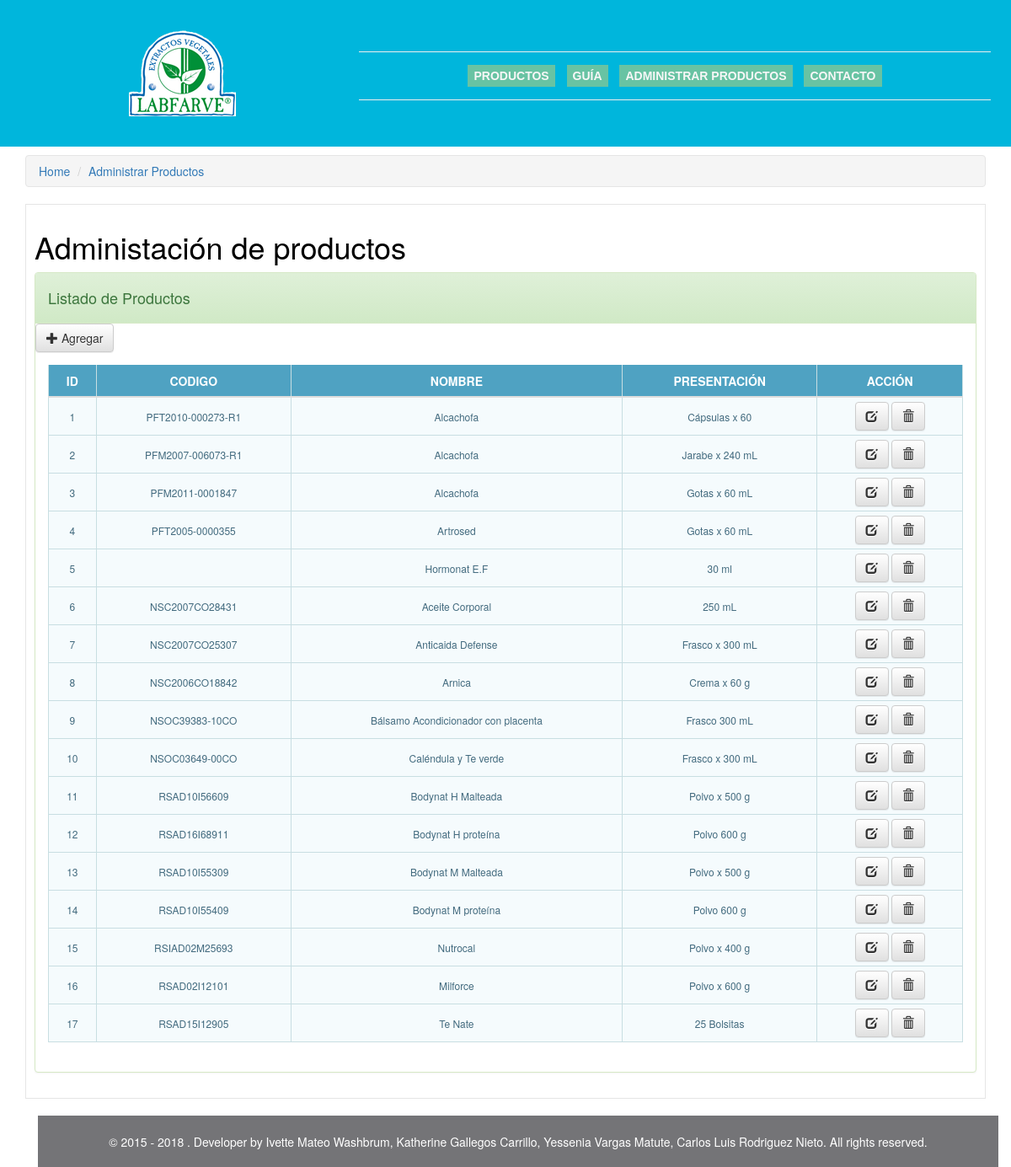
Screenshot of /pages/html/administrar_productos.php with the database file from the repository.
### tables this page shows
CREATE TABLE `product` (
  `id` int(11) NOT NULL,
  `id_product_type` int(11) DEFAULT NULL,
  `id_catalog` int(11) DEFAULT NULL,
  `name` varchar(250) NOT NULL,
  `description` varchar(500) DEFAULT NULL,
  `presentation` varchar(100) DEFAULT NULL,
  `code` varchar(150) DEFAULT NULL,
  `url_picture` varchar(250) DEFAULT NULL
);

### clases/producto.php (called while the page is built, shortened)
<?php
include_once("MY_Model.php");
include_once("MY_Entity.php");
class mProducto extends MY_Model
{
    protected $table = 'product';
    public function filter(filterProducto $filter, &$eProductos, &$eProductoTipos )
    {
        $eProductos = array();
        $select_producto = $this->buildSelectFields('p_', 'p', $this->table);
        $select_producto_type = (is_null($filter->id_product_type)) ? NULL :$this->buildSelectFields('pt_', 'pt', 'product_type');
        if (is_null($filter->id_product_type))
        {
            $select = $select_producto;
        }
        else
        {
            $select = ($select_producto.','.$select_producto_type);
        }
        $sql = "SELECT
                    ".($select)."
                FROM ".( $this->table )." AS p
                    ".(is_null($filter->id_product_type) ? "":" INNER JOIN product_type AS pt ON pt.id = p.id_product_type ")."
                    ".(is_null($filter->id_catalog) ? "":" INNER JOIN catalog AS c ON c.id = p.id_catalog ")."
                WHERE
                    1=1
                " .( is_null($filter->id_product_type) ? "":" AND p.id_product_type = $filter->id_product_type "). "
                " .( is_null($filter->id_catalog) ? "":" AND p.id_catalog = $filter->id_catalog "). "
                " .( is_null($filter->limit) || is_null($filter->offset) ? '' : " LIMIT ".( $filter->limit )." OFFSET ".( $filter->offset )." " ) . "
                ";
        $queryR = mysql_query($sql);
        while ($row = mysql_fetch_assoc($queryR))
        {
            $eProducto = new eProducto();
            $eProducto->parseRow($row,'p_');
            $eProductos[] = $eProducto;
        }
    }
}
class filterProducto extends MY_Entity_Filter
{
    public function __construct()
    {
        $this->id_product_type  = NULL;
        $this->id_catalog       = NULL;
    }
}

### clases/MY_Model.php (called while the page is built, shortened)
<?php
class MY_Model extends Conexion
{
    function buildSelectFields( $prefix, $alias='', $table='' )
    {
        $str = '';
        $fields = $this->list_fields( $table );
        foreach( $fields as $field )
        {
            $str .= ( empty($str)?'':',' ) . ( empty($alias) ? '' : ''.$alias.'.' ) . ''.$field.' AS '.( $prefix . $field ).'';
        }
        return $str;
    }
    function list_fields($table)
    {
        $field_names = array();
        $resultado = mysql_query("select * from $table");
        while ($field = mysql_fetch_field($resultado))
        {
                $field_names[] = $field->name;
        }
        return $field_names;
    }
}

### clases/MY_Entity.php (called while the page is built, shortened)
<?php
class MY_Entity_Filter
{
    public function __construct()
    {
        $this->limit = NULL;
    }
}

### pages/html/administrar_productos.php (the view, shortened to what this page needs)
<?php
require_once BASECLASS . 'producto.php';
require_once BASECLASS . 'producto_tipo.php';
$mProducto = new mProducto();
$filterProducto = new filterProducto();
$mProducto->filter($filterProducto, $eProductos, $eProductoTipos);
?>
<!DOCTYPE html>
<html lang="es">
    <head>
        <link rel="stylesheet" type="text/css" href="../../resources/bootstrap/3.3.7/css/bootstrap.min.css">
        <link rel="stylesheet" type="text/css" href="../../resources/bootstrap/3.3.7/css/bootstrap-theme.min.css" >
        <link rel="stylesheet" type="text/css" href="../../resources/css/style.css">
    </head>
    <body>
        <header class="cabecera">
            <div class="container">
                <div class="row header">
                    <div class="col-sm-4" id="headerlogo">
                        <a href="javascript:void(0);"><img src="../../resources/img/logo.png"></a>
                    </div>
                    <div class="col-sm-8" id="headertopmenu">
                        <nav class="menu">
                            <ul>
                                <li><a href="productos.php">Productos</a></li>
                                <li><a href="guia.php">Guía</a></li>
                                <li><a href="administrar_productos.php">Administrar Productos</a></li>
                                <li><a href="http://luis-rodriguez-ec.herokuapp.com/site/index" target="_blank">Contacto</a></li>
                            </ul>
                        </nav>
                    </div>
                </div>
            </div>
        </header>
        <nav class="text-left">
            <div class="container ">
                <div class="breadcrumb-line">
                    <ul class="breadcrumb">
                        <li><a href="javascript:void(0);">Home</a></li>
                        <li><a href="administrar_productos.php">Administrar Productos</a></li>
                    </ul>
                </div>
            </div>
        </nav>
        <div class="container">
            <div class="container-producto">
                <div class="row">
                    <div class="col-sm-12">
                        <h1>Administación de productos</h1>
                    </div>
                    <div class="col-sm-12">
                        <div class="panel panel-success">
                            <div class="panel-heading">
                                <h4>Listado de Productos</h4>
                            </div>
                            <div class="bs-example">
                                <a type="button" class="btn btn-default" href="javascript:void(0);" id="btnAgregar"><span class="glyphicon glyphicon-plus"></span> Agregar</a>
                            </div>
                            <div class="panel-body">
                                <div class="table-responsive">
                                    <table class="table table-condensed">
                                        <thead>
                                            <tr>
                                                <th>ID</th>
                                                <th>Codigo</th>
                                                <th>Nombre</th>
                                                <th>Presentación</th>
                                                <th>Acción</th>
                                            </tr>
                                        </thead>
                                        <tbody>
                                            <?php
                                            foreach ($eProductos as $eProducto) {
                                                ?>
                                                <tr>
                                                    <td class="text-center"><?php echo $eProducto->id ?></td>
                                                    <td class="text-center"><?php echo $eProducto->code ?></td>
                                                    <td class="text-center"><?php echo $eProducto->name ?></td>
                                                    <td class="text-center"><?php echo $eProducto->presentation ?></td>
                                                    <td class="text-center">
                                                        <a type="button" class="btn btn-default" href="editar_producto.php"><span class="glyphicon glyphicon-edit"></span></a>
                                                        <a type="button" class="btn btn-default"><span class="glyphicon glyphicon-trash"></span></a>
                                                    </td>
                                                </tr>
                                                <?php
                                            }
                                            ?>
                                        </tbody>
                                    </table>
                                </div>
                            </div>
                        </div>
                    </div>
                </div>
            </div>
            <div class="container">
                <footer class="pie">
                    © 2015 - 2018 . Developer by Ivette Mateo Washbrum, Katherine Gallegos Carrillo, Yessenia Vargas Matute, Carlos Luis Rodriguez Nieto. All rights reserved.
                </footer>
            </div>
        </div>
    </body>
</html>

### resources/css/style.css (style rules this page uses)
* { margin: 0px; padding: 0px; box-sizing: border-box; }
a, a > * { cursor: pointer; outline: medium none; text-decoration: none; }
body { text-align: center; color: #282828; }
table { width: 100%; border: 1px solid #000; border-collapse: separate; border-spacing: 0px; }
th, td { text-align: left; vertical-align: top; border: 1px solid #000; border-spacing: 0; border-collapse: collapse; padding: 0.3em; caption-side: bottom; }
table th { text-align: center; }
article, aside, details, figcaption, figure, footer, header, hgroup, main, menu, nav, section, summary { display: block; }
.cabecera { background: #00b6dc; border: 1px solid #00b6dc; padding: 20px; }
.header { height:120px; }
.header #headerlogo { padding: 15px; }
.header #headertopmenu { padding: 15px; float: right; margin-top:25px; }
.menu { border-bottom: 1px solid #eee; border-top: 1px solid #eee; padding: 5px 5px; }
.menu ul { margin-bottom: 10px; margin-top: 10px; }
.menu li { display: inline-block; list-style: none; padding: 5px; font: bold 14px verdana, sans-serif; text-transform: uppercase; color: #f7f7f7; }
.menu li > a { background: #68c3a3; padding: 5px 7px; outline: 0 none; color: #f7f7f7; }
.breadcrumb-line { margin:0; position:relative }
.breadcrumb { margin-top: 10px; margin-bottom: 10px; border:1px solid #e5e5e5; }
.container-producto { border: 1px solid #e5e5e5; padding: 10px; text-align: justify; color: #000; margin-top: 10px; }
.pie { clear: both; text-align: center; padding: 20px; margin-top: 20px; border-top: 1px solid #747477; background: #747477 none repeat scroll 0 0; color: #fff; }
table { font-size: 12px; width: 100%; text-align: center; border-collapse: collapse; border: 1px #4fa2c2 solid; }
tr { border: 1px #4fa2c2 solid; }
th { padding: 8px !important; background: #4fa2c2; border: 1px solid #c8dee2; color: #ffffff; text-align: center; text-transform: uppercase; font-size: 14px; font-weight: bold; vertical-align: middle !important; }
td { padding: 5px; background: #f5fbfd; border: 1px solid #c8dee2; color: #426a7e; text-align: center; vertical-align: middle !important; }

### rows the page displays
product: id "1", code "PFT2010-000273-R1", name "Alcachofa", presentation "Cápsulas x 60"
product: id "2", code "PFM2007-006073-R1", name "Alcachofa", presentation "Jarabe x 240 mL"
product: id "3", code "PFM2011-0001847", name "Alcachofa", presentation "Gotas x 60 mL"
product: id "4", code "PFT2005-0000355", name "Artrosed", presentation "Gotas x 60 mL"
product: id "5", name "Hormonat E.F", presentation "30 ml"
product: id "6", code "NSC2007CO28431", name "Aceite Corporal", presentation "250 mL"
product: id "7", code "NSC2007CO25307", name "Anticaida Defense", presentation "Frasco x 300 mL"
product: id "8", code "NSC2006CO18842", name "Arnica", presentation "Crema x 60 g"
product: id "9", code "NSOC39383-10CO", name "Bálsamo Acondicionador con placenta", presentation "Frasco 300 mL"
product: id "10", code "NSOC03649-00CO", name "Caléndula y Te verde", presentation "Frasco x 300 mL"
product: id "11", code "RSAD10I56609", name "Bodynat H Malteada", presentation "Polvo x 500 g"
product: id "12", code "RSAD16I68911", name "Bodynat H proteína", presentation "Polvo 600 g"
product: id "13", code "RSAD10I55309", name "Bodynat M Malteada", presentation "Polvo x 500 g"
product: id "14", code "RSAD10I55409", name "Bodynat M proteína", presentation "Polvo 600 g"
product: id "15", code "RSIAD02M25693", name "Nutrocal", presentation "Polvo x 400 g"
product: id "16", code "RSAD02I12101", name "Milforce", presentation "Polvo x 600 g"
product: id "17", code "RSAD15I12905", name "Te Nate", presentation "25 Bolsitas"
